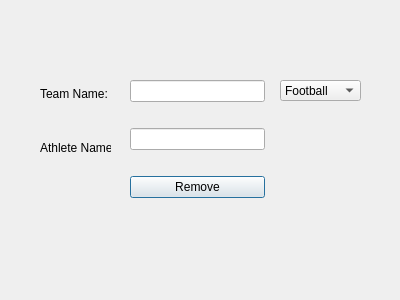
<?xml version="1.0" encoding="UTF-8"?>
<ui version="4.0">
 <class>delete_thlete_from_team_page</class>
 <widget class="QDialog" name="delete_thlete_from_team_page">
  <property name="geometry">
   <rect>
    <x>0</x>
    <y>0</y>
    <width>400</width>
    <height>300</height>
   </rect>
  </property>
  <property name="windowTitle">
   <string>Dialog</string>
  </property>
  <widget class="QWidget" name="layoutWidget">
   <property name="geometry">
    <rect>
     <x>130</x>
     <y>60</y>
     <width>135</width>
     <height>161</height>
    </rect>
   </property>
   <layout class="QVBoxLayout" name="verticalLayout">
    <item>
     <widget class="QLineEdit" name="team_name_input"/>
    </item>
    <item>
     <widget class="QLineEdit" name="athlete_name_input"/>
    </item>
    <item>
     <widget class="QPushButton" name="remove_button">
      <property name="text">
       <string>Remove</string>
      </property>
     </widget>
    </item>
   </layout>
  </widget>
  <widget class="QWidget" name="layoutWidget">
   <property name="geometry">
    <rect>
     <x>40</x>
     <y>70</y>
     <width>71</width>
     <height>101</height>
    </rect>
   </property>
   <layout class="QVBoxLayout" name="verticalLayout_2">
    <item>
     <widget class="QLabel" name="team_name_lable">
      <property name="text">
       <string>Team Name:</string>
      </property>
     </widget>
    </item>
    <item>
     <widget class="QLabel" name="athlete_name_lable">
      <property name="text">
       <string>Athlete Name:</string>
      </property>
     </widget>
    </item>
   </layout>
  </widget>
  <widget class="QComboBox" name="team_mode_input">
   <property name="geometry">
    <rect>
     <x>280</x>
     <y>80</y>
     <width>81</width>
     <height>21</height>
    </rect>
   </property>
   <item>
    <property name="text">
     <string>Football</string>
    </property>
   </item>
   <item>
    <property name="text">
     <string>PingPong</string>
    </property>
   </item>
   <item>
    <property name="text">
     <string>Badminton</string>
    </property>
   </item>
  </widget>
 </widget>
 <resources/>
 <connections/>
</ui>
